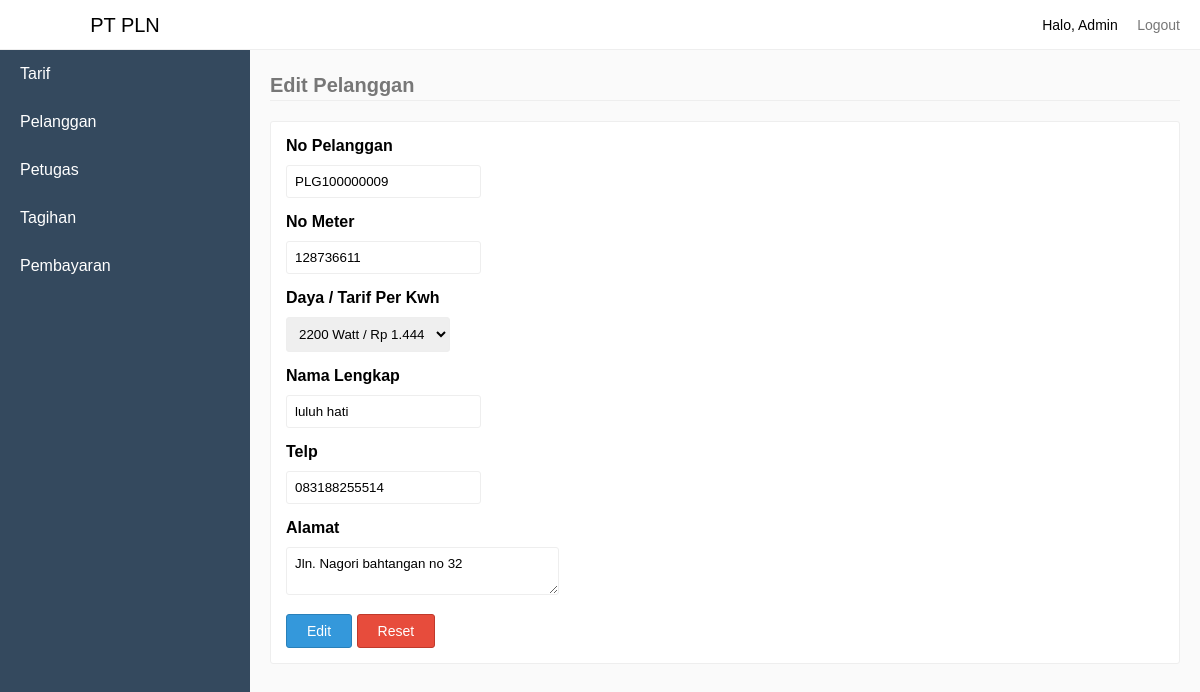
/index.php?pages=editpelanggan&NoPelanggan=PLG100000009 (signed in), run on the app's committed database.
### tables this page shows
CREATE TABLE `tb_pelanggan` (
  `KodePelanggan` int(11) NOT NULL,
  `NoPelanggan` varchar(100) NOT NULL,
  `NoMeter` varchar(100) NOT NULL,
  `KodeTarif` int(11) NOT NULL,
  `NamaLengkap` varchar(100) NOT NULL,
  `Telp` varchar(16) NOT NULL,
  `Alamat` varchar(255) NOT NULL
);

### sources/editpelanggan.php (the view, shortened to what this page needs)
<?php
	require_once "sources/maintemplate/header.php";
	if(isset($_GET['NoPelanggan'])) {
	$NoPelanggan = mysqli_real_escape_string($connect, $_GET['NoPelanggan']);
	$selectQuery = mysqli_query($connect, "SELECT * FROM tb_pelanggan WHERE NoPelanggan='$NoPelanggan'");
		if(mysqli_num_rows($selectQuery) > 0) {
			$plg = mysqli_fetch_assoc($selectQuery);
?>
<legend>Edit Pelanggan</legend>
<div class="card">
	<div class="card-body">
		<form action="index.php?process=editpelanggan" method="POST" class="form-block">
			<div class="form-group">
				<label for="NoPelanggan">No Pelanggan</label>
				<input type="text" class="input" name="NoPelanggan" value="<?php echo $NoPelanggan; ?>" id="NoPelanggan" readonly>
			</div>
			<div class="form-group">
				<label for="NoMeter">No Meter</label>
				<input type="text" class="input" id="NoMeter" name="NoMeter"value="<?php echo $plg['NoMeter']; ?>">
			</div>
			<div class="form-group">
				<label for="KodeTarif">Daya / Tarif Per Kwh</label>
				<select name="KodeTarif" class="input" id="KodeTarif">
					<?php
					$selectQueryTarif = mysqli_query($connect, "SELECT * FROM tb_tarif ORDER BY KodeTarif DESC");
					if(mysqli_num_rows($selectQueryTarif) > 0) {
						while($tarif = mysqli_fetch_assoc($selectQueryTarif)) {
							if($plg['KodeTarif'] == $tarif['KodeTarif']) {
								echo '<option value="'.$tarif['KodeTarif'].'" selected>'.$tarif['Daya'].' Watt / Rp '.number_format($tarif['TarifPerKwh'], 0, '', '.').'</option>';
							} else {
								echo '<option value="'.$tarif['KodeTarif'].'">'.$tarif['Daya'].' Watt / Rp '.number_format($tarif['TarifPerKwh'], 0, '', '.').'</option>';
							}
						}
					}
					?>
				</select>
			</div>
			<div class="form-group">
				<label for="NamaLengkap">Nama Lengkap</label>
				<input type="text" class="input" id="NamaLengkap" name="NamaLengkap" value="<?php echo $plg['NamaLengkap']; ?>">
			</div>
			<div class="form-group">
				<label for="Telp">Telp</label>
				<input type="text" class="input" id="Telp" name="Telp" value="<?php echo $plg['Telp']; ?>">
			</div>
			<div class="form-group">
				<label for="Alamat">Alamat</label>
				<textarea name="Alamat" id="Alamat" class="input" cols="30" rows="2"><?php echo $plg['Alamat']; ?></textarea>
			</div>
			<div class="form-group">
				<button type="submit" class="btn btn-primary">Edit</button>
				<button type="reset" class="btn btn-danger">Reset</button>
			</div>
		</form>
	</div>
</div>
<?php
		} else {
			echo "No Pelanggan Tidak Ditemukan";
		}
	} else {
		echo "File Not Found";
	}
	require_once "sources/maintemplate/footer.php";
?>

### sources/maintemplate/header.php (shortened to what this page needs)
<!DOCTYPE html>
<html>
<head>
	<link rel="stylesheet" type="text/css" href="assets/style.css">
</head>
<body>
	<div class="navbar">
		<div class="pull-right">
			<li class="loggedAs">Halo, <?php echo $data['NamaLengkap']; ?></li>
			<li><a href="index.php?process=logout">Logout</a></li>
		</div>
	</div>
	<div class="sidebar">
		<li class="brand">
			<?php
				if($data['Level'] == "Pelanggan") {
					echo '<a href="index.php?pages=home-pelanggan">PT PLN</a>';
				} else if($data['Level'] == "Petugas") {
					echo '<a href="index.php?pages=home-petugas">PT PLN</a>';
				} else {
					echo '<a href="index.php?pages=home-admin">PT PLN</a>';
				}
			?>
		</li>
		<?php
			if($data['Level'] == "Pelanggan" || $data['Level'] == "Petugas") {
		?>
		<li><a href="index.php?pages=tagihan" <?php echo $_GET['pages'] == "tagihan" ? 'class="active"': ''; ?>>Tagihan</a></li>
		<li><a href="index.php?pages=pembayaran" <?php echo $_GET['pages'] == "pembayaran" ? 'class="active"': ''; ?>>Pembayaran</a></li>
		<?php
			} else {
		?>
		<li><a href="index.php?pages=tarif" <?php echo $_GET['pages'] == "tarif" ? 'class="active"': ''; ?>>Tarif</a></li>
		<li><a href="index.php?pages=pelanggan" <?php echo $_GET['pages'] == "pelanggan" ? 'class="active"': ''; ?>>Pelanggan</a></li>
		<li><a href="index.php?pages=petugas" <?php echo $_GET['pages'] == "petugas" ? 'class="active"': ''; ?>>Petugas</a></li>
		<li><a href="index.php?pages=tagihan" <?php echo $_GET['pages'] == "tagihan" ? 'class="active"': ''; ?>>Tagihan</a></li>
		<li><a href="index.php?pages=pembayaran" <?php echo $_GET['pages'] == "pembayaran" ? 'class="active"': ''; ?>>Pembayaran</a></li>
		<?php
			}
		?>
	</div>
	<div class="content">

### assets/style.css (style rules this page uses)
* { padding:0; margin:0; box-sizing: border-box; font-family: sans-serif; }
legend { border-bottom: 1px solid #eee; line-height: 30px; margin-bottom: 20px; font-size: 20px; font-weight: bold; color: #777; }
body { background-color: #fafafa; }
li { list-style: none; }
.navbar { height: 50px; background-color: #fff; border-bottom: 1px solid #eee; line-height: 50px; padding:0 20px; position: fixed; width:100%; top:0; z-index: 1; }
.navbar li { display: inline-block; }
.navbar .loggedAs { font-size: 14px; display: inline-block; }
.navbar li > a { padding-left:15px; text-decoration: none; color: #777; font-size: 14px; }
.pull-right { float:right; }
.sidebar { background-color: #34495E; width:250px; height:100%; position: fixed; top:0; left:0; z-index:2; }
.sidebar .brand { height:50px; background-color: #fff; border-bottom: 1px solid #eee; line-height: 20px; text-align: center; font-size: 20px; }
.sidebar .brand a { padding: 15px 20px; display: block; color: #000; text-decoration: none; }
.sidebar li:not(.brand) > a { padding: 15px 20px; display: block; color: #fff; text-decoration: none; }
div.content { margin-left:270px; margin-top: 70px; margin-right:20px; }
div.content .card { margin-bottom: 50px; }
div.card { background-color: #fff; border: 1px solid #eee; border-radius: 3px; }
div.card-body { padding: 15px; }
.input { padding: 8px; border: 1px solid #eee; border-radius: 3px; }
.form-group label { font-weight: bold; }
.form-group { margin-bottom: 15px; }
.form-group .input { margin-top:10px; }
.form-block label { display: block; }
.btn { background-color: #fff; border: 1px solid #eee; padding: 8px 20px; border-radius:3px; cursor: pointer; font-size: 14px; }
form .form-group:last-child { margin-bottom: 0; }
.btn-primary { background-color: #3498DB; border: 1px solid #2980B9; color: #fff; }
.btn-danger { background-color: #E74C3C; border: 1px solid #C0392B; color: #fff; }

### data on the page
tb_pelanggan: NamaLengkap "luluh hati", Telp "083188255514", Alamat "Jln. Nagori bahtangan no 32"

### other printed values
$data['NamaLengkap'] "Admin"
form field KodeTarif "2200 Watt / Rp 1.444"
